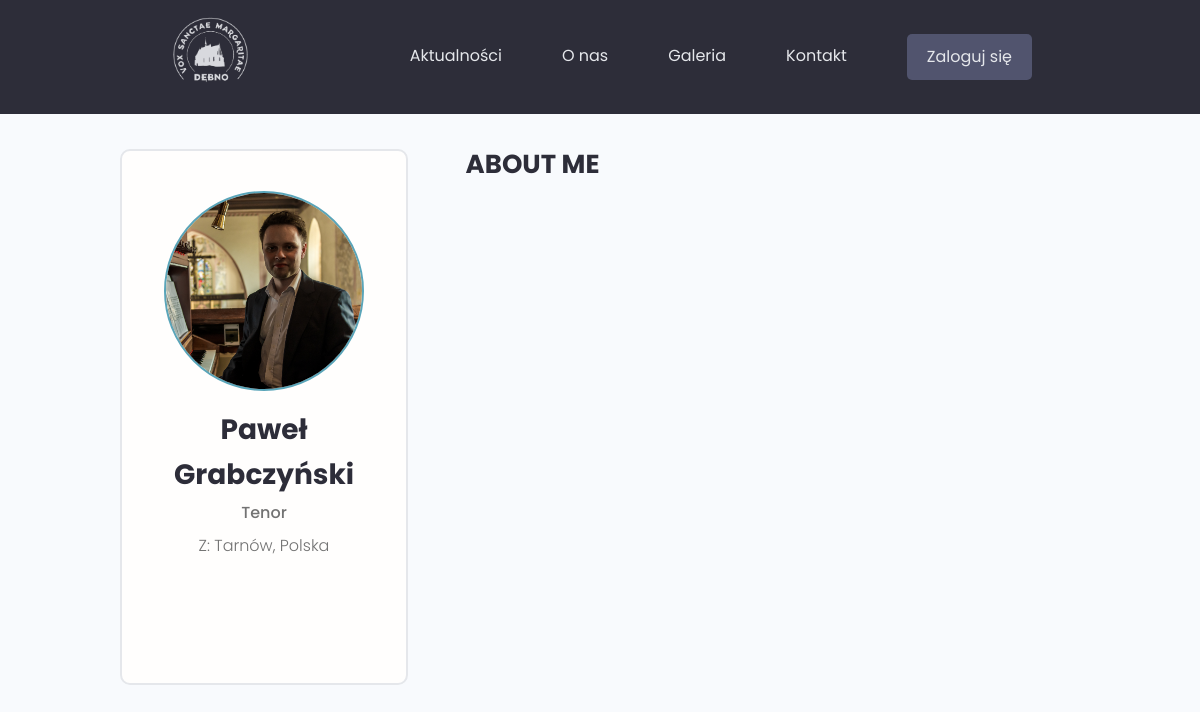
The app's page /profiles/profile/2350a748-3ac6-431f-b3b1-39339424a272 with its own data.
### users/models.py (models this page shows, shortened)
class Profile(models.Model):
    user = models.OneToOneField(User, on_delete=models.CASCADE, null=True, blank=True)
    name = models.CharField(max_length=200, null = True, blank=True)
    email = models.EmailField(max_length=500, null = True, blank = True)
    username = models.CharField(max_length=200, null = True, blank=True)
    location = models.CharField(max_length=200, null = True, blank=True)
    voice = models.CharField(max_length=200, choices=VOICES, null=True, blank=True)
    bio = models.TextField(null = True, blank=True)
    profile_image = models.ImageField(null=True, blank = True, upload_to='images/profiles/', default='images/profiles/user-default.png')
    social_facebook = models.CharField(max_length=200, null = True, blank=True)
    social_instagram = models.CharField(max_length=200, null = True, blank=True)
    social_twitter = models.CharField(max_length=200, null = True, blank=True)
    social_youtube = models.CharField(max_length=200, null = True, blank=True)
    social_website = models.CharField(max_length=200, null = True, blank=True)
    created = models.DateTimeField(auto_now_add=True)
    id = models.UUIDField(default =uuid.uuid4, unique=True, primary_key=True, editable=False)

### users/views.py (the view)
# urls.py: path('profile/<str:pk>', views.userProfile, name='user-profile'),
def userProfile(request, pk):
    profile = Profile.objects.get(id=pk)
    context = {'profile': profile}
    return render(request, 'users/user-profile.html', context)

### users/templates/users/user-profile.html (shortened to what this page needs)
{% extends 'main.html' %}
{% block content %}
<main class="profile my-md">
    <div class="container">
      <div class="layout">
        <div class="column column--1of3">
          <div class="card text-center">
            <div class="card__body dev">
              <img class="avatar avatar--xl" src="{{profile.profile_image.url}}" />
              <h2 class="dev__name">{{profile.name}}</h2>
              {% if profile.voice %}
              <p class="dev__title">{{profile.voice}}</p>
              {% endif %}
              {% if profile.location %}
              <p class="dev__location">Z: {{profile.location}}</p>
              {% endif %}
              <ul class="dev__social">
                <link rel="stylesheet" href="https://cdnjs.cloudflare.com/ajax/libs/material-design-iconic-font/2.2.0/css/material-design-iconic-font.min.css" />
              </ul>
            </div>
          </div>
        </div>
        <div class="column column--2of3">
          <div class="devInfo">
            <h3 class="devInfo__title">About Me</h3>
          </div>
        </div>
      </div>
    </div>
  </main>
{% endblock content %}

### static/styles/app.css (style rules this page uses)
:root { --color-sub: #2d2d39; }
.card { border: 2px solid var(--color-light); }
img { width: 100%; }
.profile .card > .dev { padding: 4rem; }
.dev__name { color: var(--color-sub); font-size: 2.8rem; font-weight: 700; margin-top: 1rem; margin-bottom: 0.5rem; }
.dev__title { font-size: 1.6rem; font-weight: 500; line-height: 1.3; }
.dev__location { margin-top: 1rem; }
.dev__social { margin: 3rem 0; list-style: none; display: flex; justify-content: center; gap: 1.5rem; }
.devInfo { margin-bottom: 3rem; }
.devInfo__title, .devInfo__subtitle { font-size: 2.6rem; color: var(--color-sub); text-transform: uppercase; font-weight: 700; margin-bottom: 1.5rem; }

### static/uikit/styles/modules/_variables.css (style rules this page uses)
:root { --color-main: #5aa5b9; --color-main-light: #e6faff; --color-sub: #3f4156; --color-sub-light: #51546e; --color-sub-lighter: #ededfd; --color-text: #737373; --color-gray: #8b8b8b; --color-light: #e5e7eb; --color-light-gray: #767676; --color-bg: #f8fafd; --color-white: #fffefd; --color-white-light: #f3f3f3; --color-success: #359e64; --color-success-bg: #def8e8; --color-error: #fc4b0b; --color-error-bg: #fff2ee; --font-base: 'Poppins', arial, helvetica, 'Segoe UI', roboto, ubuntu, sans-serif; --font-monospace: 'Fira Code', 'Courier New', courier, monospace; --font-regular: 300; --font-medium: 500; --font-bold: 700; --generic-shadow: 1px 1px 5px #00000010; --generic-transition: all 0.3s ease-in-out; }

### static/uikit/styles/modules/_base.css (style rules this page uses)
* { margin: 0; padding: 0; box-sizing: border-box; text-rendering: optimizeLegibility; color: inherit; font-size: inherit; }
html { font-size: 50%; }
@media only screen and (min-width: 480px) { html { font-size: 56.25%; } }
@media only screen and (min-width: 1200px) { html { font-size: 62.5%; } }
body { line-height: 1.6; font-weight: 400; font-size: 1.5rem; color: var(--color-text); background-color: var(--color-bg); min-height: 100vh; }

### static/uikit/styles/modules/_typography.css (style rules this page uses)
* { font-family: var(--font-base); }
h2 { font-size: 3.6rem; font-weight: var(--font-bold); }
h3 { font-size: 3.2rem; font-weight: var(--font-medium); }
p, span, strong { font-size: 1.6rem; color: var(--color-text); font-weight: var(--font-regular); }

### static/uikit/styles/modules/_utilities.css (style rules this page uses)
.container { width: 92%; max-width: 165rem; margin: 0 auto; box-sizing: border-box; }
@media screen and (min-width: 1000px) { .container { width: 90%; } }
@media screen and (min-width: 1200px) { .container { width: 80%; } }
.text-center { text-align: center; }
.my-md { margin: 3rem auto; }

### static/uikit/styles/modules/_avatar.css (style rules this page uses)
.avatar { border-radius: 50%; border: 2px solid var(--color-main); object-fit: cover; }
.avatar--xl { height: 20rem; width: 20rem; }

### static/uikit/styles/modules/_card.css (style rules this page uses)
.card { border-radius: 1rem; background-color: var(--color-white); border: 1.5px solid var(--color-light); width: auto; height: auto; margin-top: 0.5rem; margin-bottom: 0.5rem; overflow: hidden; }
.card__body, .card__header { padding: 2rem 2.5rem; }

### static/uikit/styles/modules/_layout.css (style rules this page uses)
.layout { display: flex; flex-flow: row wrap; justify-content: space-between; }
.layout > .column { margin-bottom: 3rem; }
.layout > .column.column--1of3 { flex-basis: 30%; }
.layout > .column.column--2of3 { flex-basis: 64%; }

### records on screen
Profile: profile_image (picture), name "Paweł Grabczyński", voice "Tenor", location "Tarnów, Polska"
